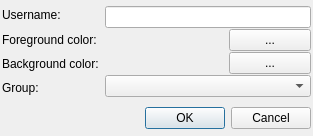
<?xml version="1.0" encoding="UTF-8"?>
<ui version="4.0">
 <class>AddEditFriendDialog</class>
 <widget class="QDialog" name="AddEditFriendDialog">
  <property name="geometry">
   <rect>
    <x>0</x>
    <y>0</y>
    <width>313</width>
    <height>136</height>
   </rect>
  </property>
  <property name="windowTitle">
   <string/>
  </property>
  <layout class="QGridLayout" name="gridLayout">
   <property name="margin">
    <number>2</number>
   </property>
   <property name="horizontalSpacing">
    <number>-1</number>
   </property>
   <item row="0" column="0">
    <layout class="QVBoxLayout" name="verticalLayout">
     <item>
      <widget class="QLabel" name="label">
       <property name="text">
        <string>Username:</string>
       </property>
      </widget>
     </item>
     <item>
      <widget class="QLabel" name="label_2">
       <property name="text">
        <string>Foreground color:</string>
       </property>
      </widget>
     </item>
     <item>
      <widget class="QLabel" name="label_3">
       <property name="text">
        <string>Background color:</string>
       </property>
      </widget>
     </item>
     <item>
      <widget class="QLabel" name="label_4">
       <property name="text">
        <string>Group:</string>
       </property>
      </widget>
     </item>
    </layout>
   </item>
   <item row="0" column="1">
    <layout class="QVBoxLayout" name="verticalLayout_2">
     <property name="spacing">
      <number>1</number>
     </property>
     <item>
      <widget class="QLineEdit" name="Username_"/>
     </item>
     <item>
      <layout class="QHBoxLayout" name="horizontalLayout">
       <item>
        <widget class="QLabel" name="ForegroundColorLabel_">
         <property name="text">
          <string/>
         </property>
        </widget>
       </item>
       <item>
        <spacer name="horizontalSpacer">
         <property name="orientation">
          <enum>Qt::Horizontal</enum>
         </property>
         <property name="sizeType">
          <enum>QSizePolicy::Minimum</enum>
         </property>
         <property name="sizeHint" stdset="0">
          <size>
           <width>40</width>
           <height>20</height>
          </size>
         </property>
        </spacer>
       </item>
       <item>
        <widget class="QPushButton" name="SelectForegroundColor_">
         <property name="text">
          <string>...</string>
         </property>
        </widget>
       </item>
      </layout>
     </item>
     <item>
      <layout class="QHBoxLayout" name="horizontalLayout_2">
       <item>
        <widget class="QLabel" name="BackgroundColorLabel_">
         <property name="text">
          <string/>
         </property>
        </widget>
       </item>
       <item>
        <spacer name="horizontalSpacer_2">
         <property name="orientation">
          <enum>Qt::Horizontal</enum>
         </property>
         <property name="sizeType">
          <enum>QSizePolicy::Minimum</enum>
         </property>
         <property name="sizeHint" stdset="0">
          <size>
           <width>40</width>
           <height>20</height>
          </size>
         </property>
        </spacer>
       </item>
       <item>
        <widget class="QPushButton" name="SelectBackgroundColor_">
         <property name="text">
          <string>...</string>
         </property>
        </widget>
       </item>
      </layout>
     </item>
     <item>
      <widget class="QComboBox" name="Groups_"/>
     </item>
    </layout>
   </item>
   <item row="1" column="0" colspan="2">
    <widget class="QDialogButtonBox" name="ButtonBox">
     <property name="orientation">
      <enum>Qt::Horizontal</enum>
     </property>
     <property name="standardButtons">
      <set>QDialogButtonBox::Cancel|QDialogButtonBox::Ok</set>
     </property>
    </widget>
   </item>
  </layout>
 </widget>
 <resources/>
 <connections>
  <connection>
   <sender>ButtonBox</sender>
   <signal>accepted()</signal>
   <receiver>AddEditFriendDialog</receiver>
   <slot>accept()</slot>
   <hints>
    <hint type="sourcelabel">
     <x>248</x>
     <y>254</y>
    </hint>
    <hint type="destinationlabel">
     <x>157</x>
     <y>274</y>
    </hint>
   </hints>
  </connection>
  <connection>
   <sender>ButtonBox</sender>
   <signal>rejected()</signal>
   <receiver>AddEditFriendDialog</receiver>
   <slot>reject()</slot>
   <hints>
    <hint type="sourcelabel">
     <x>316</x>
     <y>260</y>
    </hint>
    <hint type="destinationlabel">
     <x>286</x>
     <y>274</y>
    </hint>
   </hints>
  </connection>
 </connections>
</ui>
